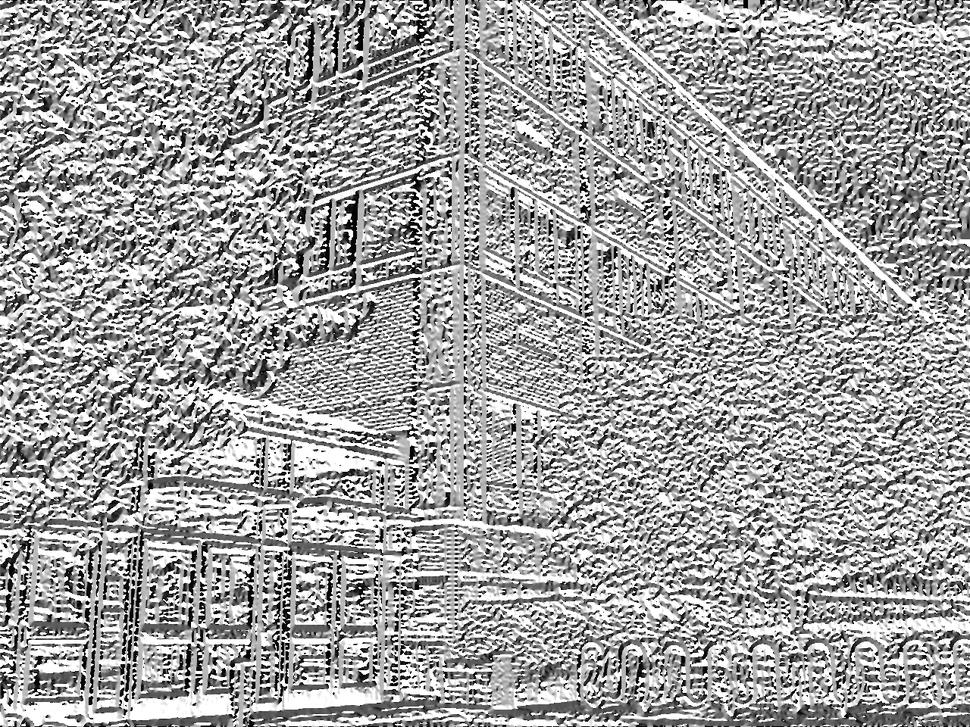
#> input picture Digital Image Processing/HW6 Review/gradientOrientation11.png, 970 x 727 px, shrunk from 1280 x 960 before the run
$ python hog.py gradientOrientation11.png 5   (older library calls are emulated)
#> lines starting #> are read from the running program, lines starting #| are printed output that depends on the picture
#> further down, image is the input picture: shape (727, 970); min 0, max 255, mean 161
import sys
import numpy as np
from pathlib import Path
import cv2
import matplotlib.pyplot as plt

def computeGradients(image, size):
#> called with size = 5
  Ix = cv2.Sobel(image, cv2.CV_64F, 1, 0, ksize=size)
  Iy = cv2.Sobel(image, cv2.CV_64F, 0, 1, ksize=size)
  return Ix, Iy

def computeGradientMagnitude(Ix, Iy):
  return np.sqrt(Ix**2 + Iy**2)

def computeGradientOrientation(Ix, Iy):
  theta = np.degrees(np.arctan2(Iy, Ix))
  theta = np.mod(theta + 360, 360)  #Ensure the range is [0, 360)
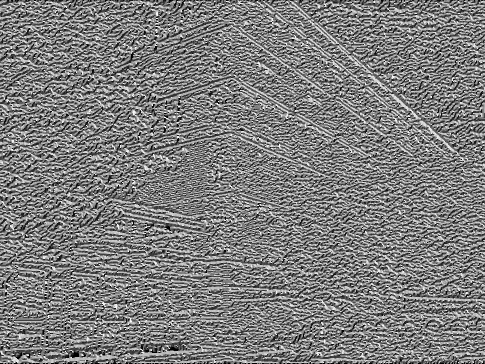
#> theta: shape (727, 970) float64 (shown at 1/2 size); min 0, max 360, mean 177.4; drawn with min black and max white
  return theta

def computeHistogram(theta, bins=360):
#> called with bins = 360
  H, bin_edges = np.histogram(theta, bins=bins, range=(0, 360))
#> H = 360 values, max 4203 at index 270, min 1273 at index 345, mean 1958.9; bin_edges = 361 values from 0 to 360
  return H, bin_edges

image = cv2.imread(Path(sys.argv[1]), cv2.IMREAD_GRAYSCALE)

Ix, Iy = computeGradients(image, int(sys.argv[2])) #gradient scale is argument 2 in program call

M = computeGradientMagnitude(Ix, Iy)
theta = computeGradientOrientation(Ix, Iy)

H, bin_edges = computeHistogram(theta)
#> bin_edges = 361 values from 0 to 360

plt.figure(figsize=(12, 8))

plt.subplot(2, 3, 1)
plt.title("Original Image")
plt.imshow(image, cmap='gray')
plt.axis('off')

plt.subplot(2, 3, 2)
plt.title("Gradient in X (Ix)")
plt.imshow(Ix, cmap='gray')
cv2.imwrite('gradientX.png', Ix)
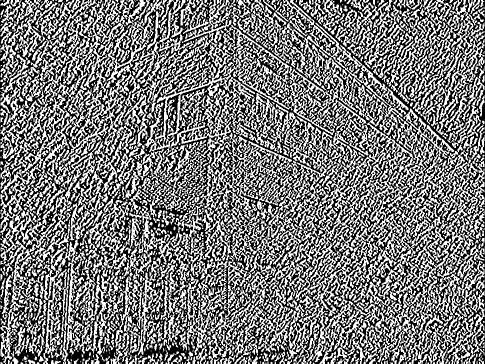
#> saved as gradientX.png: shape (727, 970) (shown at 1/2 size); min 0, max 255, mean 120.3
plt.axis('off')

plt.subplot(2, 3, 3)
plt.title("Gradient in Y (Iy)")
plt.imshow(Iy, cmap='gray')
cv2.imwrite('gradientY.png', Iy)
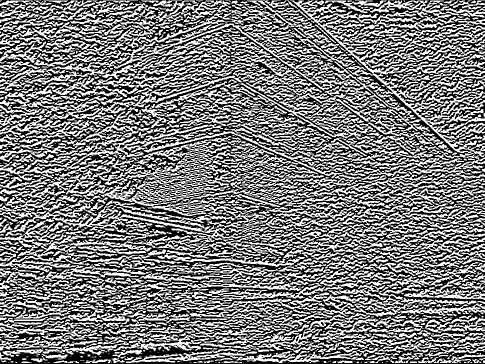
#> saved as gradientY.png: shape (727, 970) (shown at 1/2 size); min 0, max 255, mean 121.8
plt.axis('off')

plt.subplot(2, 3, 4)
plt.title("Gradient Magnitude (M)")
plt.imshow(M, cmap='gray')
cv2.imwrite('gradientMag.png', M)
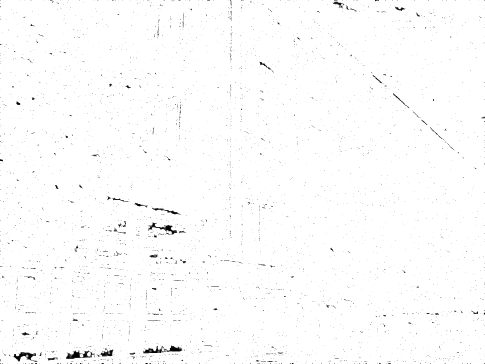
#> saved as gradientMag.png: shape (727, 970) (shown at 1/2 size); min 0, max 255, mean 252.4
plt.axis('off')

plt.subplot(2, 3, 5)
plt.title("Gradient Orientation (Theta)")
plt.imshow(theta, cmap='hsv')
cv2.imwrite('gradientOrientation.png', theta)
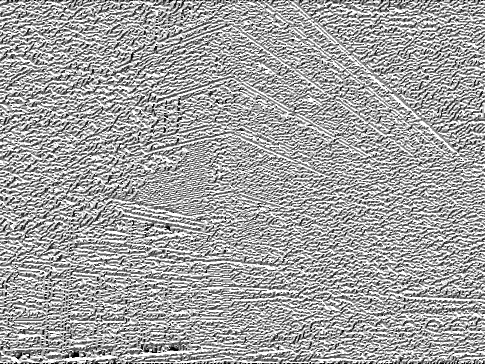
#> saved as gradientOrientation.png: shape (727, 970) (shown at 1/2 size); min 0, max 255, mean 164.4
plt.axis('off')

plt.subplot(2, 3, 6)
plt.title("Histogram of Orientations")
plt.plot(bin_edges[:-1], H)
plt.xlabel("Orientation (degrees)")
plt.ylabel("Frequency")

plt.tight_layout()
plt.show()
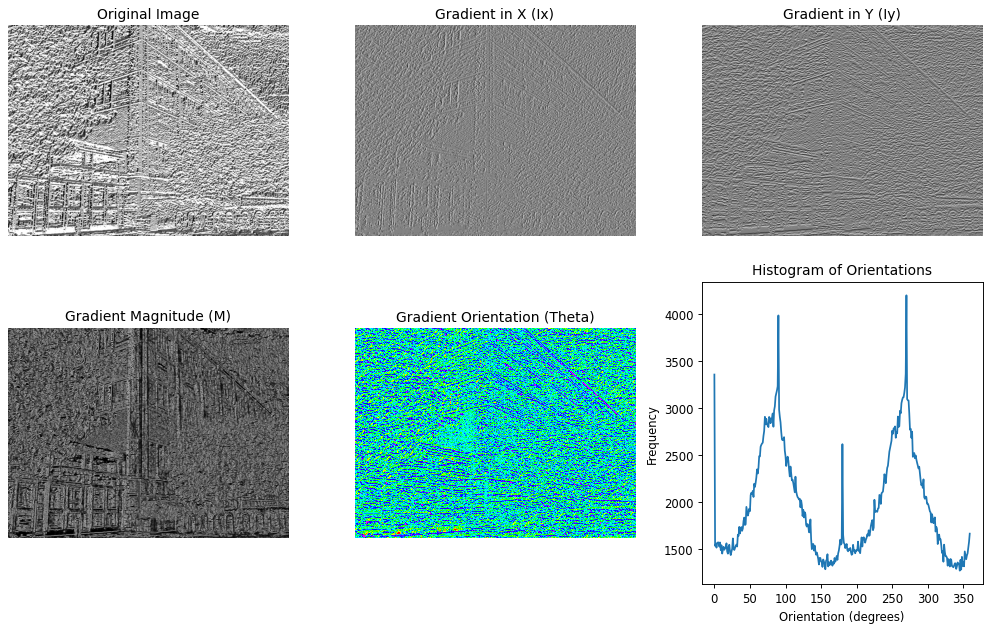
#> figure drawn by matplotlib, 6 panels; panel 6: curve peaks at x = 270, y = 4203

$ run again, on Digital Image Processing/HW6 Review/gradientX11.png
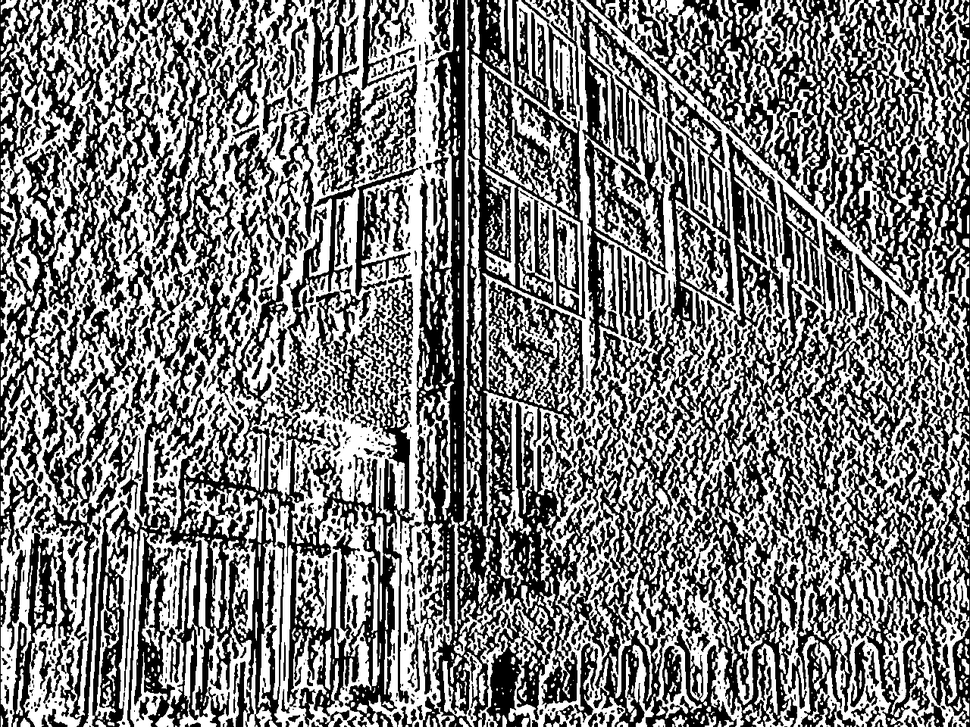
#> input picture Digital Image Processing/HW6 Review/gradientX11.png, 970 x 727 px, shrunk from 1280 x 960 before the run
#> image is the input picture: shape (727, 970); min 0, max 255, mean 126.4
#> in computeGradientOrientation, `theta = np.mod(theta + 360, 360)`:
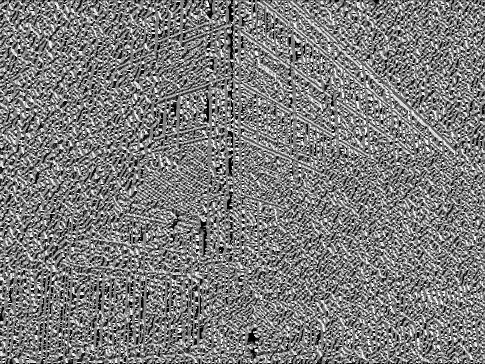
#> theta: shape (727, 970) float64 (shown at 1/2 size); min 0, max 360, mean 176.9; drawn with min black and max white
#> in computeHistogram, `H, bin_edges = np.histogram(theta, bins=bins, range=(0, 360))`: H = 360 values, max 22027 at index 0, min 822 at index 277, mean 1958.9; bin_edges = 361 values from 0 to 360
#> `cv2.imwrite('gradientOrientation.png', theta)`:
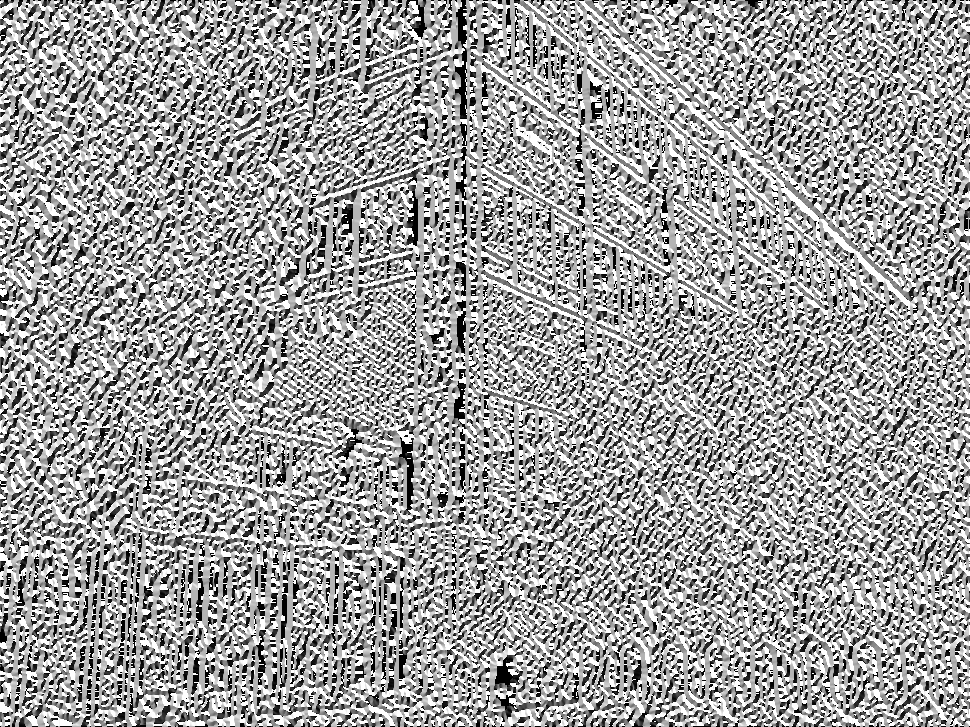
#> saved as gradientOrientation.png: shape (727, 970); min 0, max 255, mean 159

$ run again, on Digital Image Processing/HW6 Review/gradientX5.png
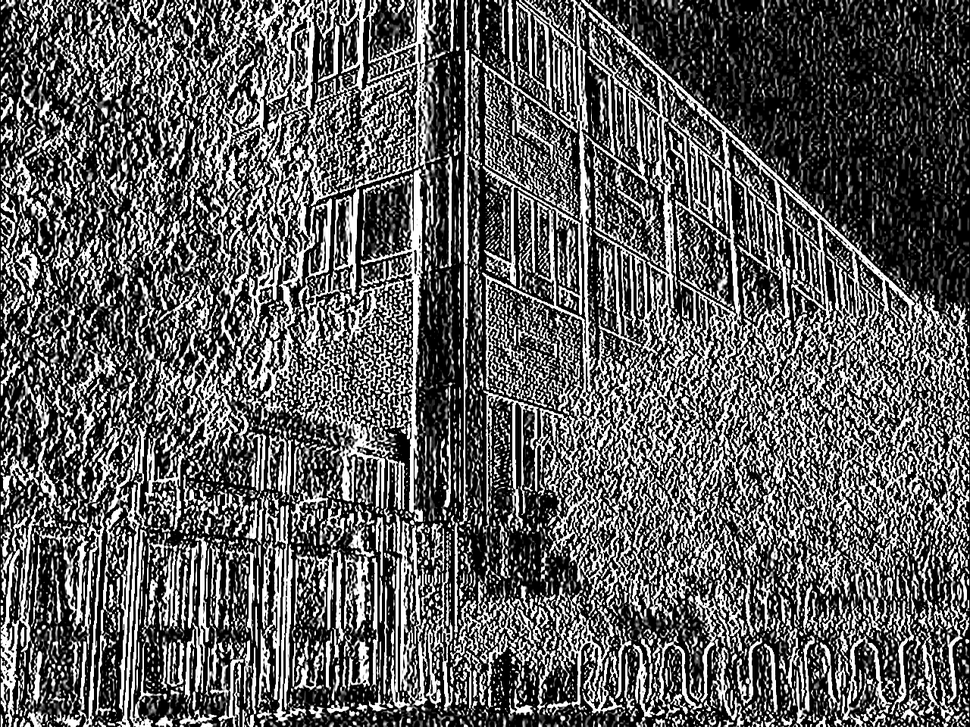
#> input picture Digital Image Processing/HW6 Review/gradientX5.png, 970 x 727 px, shrunk from 1280 x 960 before the run
#> image is the input picture: shape (727, 970); min 0, max 255, mean 93.8
#> in computeGradientOrientation, `theta = np.mod(theta + 360, 360)`:
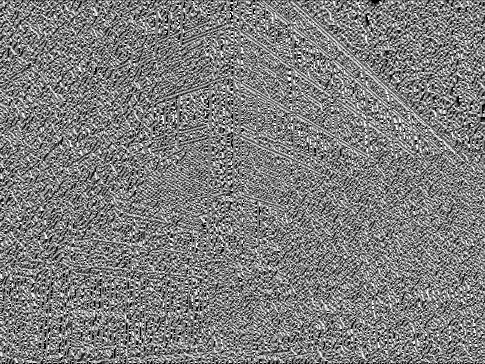
#> theta: shape (727, 970) float64 (shown at 1/2 size); min 0, max 360, mean 178.8; drawn with min black and max white
#> in computeHistogram, `H, bin_edges = np.histogram(theta, bins=bins, range=(0, 360))`: H = 360 values, max 12532 at index 0, min 927 at index 276, mean 1958.9; bin_edges = 361 values from 0 to 360
#> `cv2.imwrite('gradientOrientation.png', theta)`:
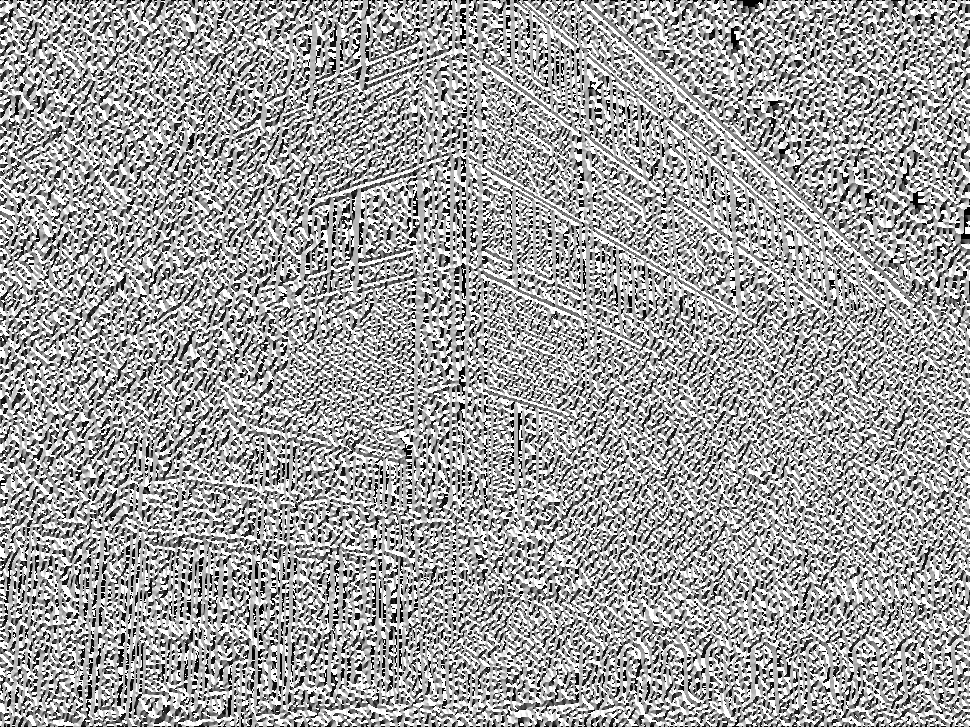
#> saved as gradientOrientation.png: shape (727, 970); min 0, max 255, mean 160.7
